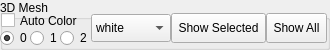
         <widget class="QGroupBox" name="groupBox_Mesh3D">
          <property name="minimumSize">
           <size>
            <width>330</width>
            <height>50</height>
           </size>
          </property>
          <property name="maximumSize">
           <size>
            <width>330</width>
            <height>50</height>
           </size>
          </property>
          <property name="title">
           <string>3D Mesh</string>
          </property>
          <widget class="QComboBox" name="comboBox">
           <property name="geometry">
            <rect>
             <x>91</x>
             <y>14</y>
             <width>80</width>
             <height>28</height>
            </rect>
           </property>
           <property name="minimumSize">
            <size>
             <width>80</width>
             <height>28</height>
            </size>
           </property>
           <property name="maximumSize">
            <size>
             <width>80</width>
             <height>28</height>
            </size>
           </property>
           <item>
            <property name="text">
             <string>white</string>
            </property>
           </item>
           <item>
            <property name="text">
             <string>violet</string>
            </property>
           </item>
           <item>
            <property name="text">
             <string>lightgreen</string>
            </property>
           </item>
           <item>
            <property name="text">
             <string>gray</string>
            </property>
           </item>
           <item>
            <property name="text">
             <string>coral</string>
            </property>
           </item>
           <item>
            <property name="text">
             <string>aqua</string>
            </property>
           </item>
           <item>
            <property name="text">
             <string>pink</string>
            </property>
           </item>
           <item>
            <property name="text">
             <string>coral</string>
            </property>
           </item>
           <item>
            <property name="text">
             <string>lightblue</string>
            </property>
           </item>
           <item>
            <property name="text">
             <string>steelblue</string>
            </property>
           </item>
           <item>
            <property name="text">
             <string>wheat</string>
            </property>
           </item>
          </widget>
          <widget class="QCheckBox" name="checkBox_colorChanging">
           <property name="geometry">
            <rect>
             <x>1</x>
             <y>13</y>
             <width>91</width>
             <height>15</height>
            </rect>
           </property>
           <property name="maximumSize">
            <size>
             <width>100</width>
             <height>15</height>
            </size>
           </property>
           <property name="text">
            <string>Auto Color</string>
           </property>
          </widget>
          <widget class="QPushButton" name="pushButton_replaceCells">
           <property name="geometry">
            <rect>
             <x>171</x>
             <y>13</y>
             <width>95</width>
             <height>30</height>
            </rect>
           </property>
           <property name="minimumSize">
            <size>
             <width>0</width>
             <height>30</height>
            </size>
           </property>
           <property name="maximumSize">
            <size>
             <width>95</width>
             <height>30</height>
            </size>
           </property>
           <property name="text">
            <string>Show Selected</string>
           </property>
          </widget>
          <widget class="QPushButton" name="pushButton_showAllCells">
           <property name="geometry">
            <rect>
             <x>266</x>
             <y>13</y>
             <width>61</width>
             <height>30</height>
            </rect>
           </property>
           <property name="minimumSize">
            <size>
             <width>0</width>
             <height>30</height>
            </size>
           </property>
           <property name="maximumSize">
            <size>
             <width>100</width>
             <height>30</height>
            </size>
           </property>
           <property name="text">
            <string>Show All</string>
           </property>
          </widget>
          <widget class="QRadioButton" name="radioButton_1stMeshColorchange">
           <property name="geometry">
            <rect>
             <x>30</x>
             <y>30</y>
             <width>31</width>
             <height>16</height>
            </rect>
           </property>
           <property name="text">
            <string>1</string>
           </property>
          </widget>
          <widget class="QRadioButton" name="radioButton_2ndMeshColorchange">
           <property name="geometry">
            <rect>
             <x>60</x>
             <y>30</y>
             <width>31</width>
             <height>16</height>
            </rect>
           </property>
           <property name="text">
            <string>2</string>
           </property>
          </widget>
          <widget class="QRadioButton" name="radioButton_NoColorChange">
           <property name="geometry">
            <rect>
             <x>0</x>
             <y>30</y>
             <width>31</width>
             <height>16</height>
            </rect>
           </property>
           <property name="text">
            <string>0</string>
           </property>
           <property name="checked">
            <bool>true</bool>
           </property>
          </widget>
         </widget>
